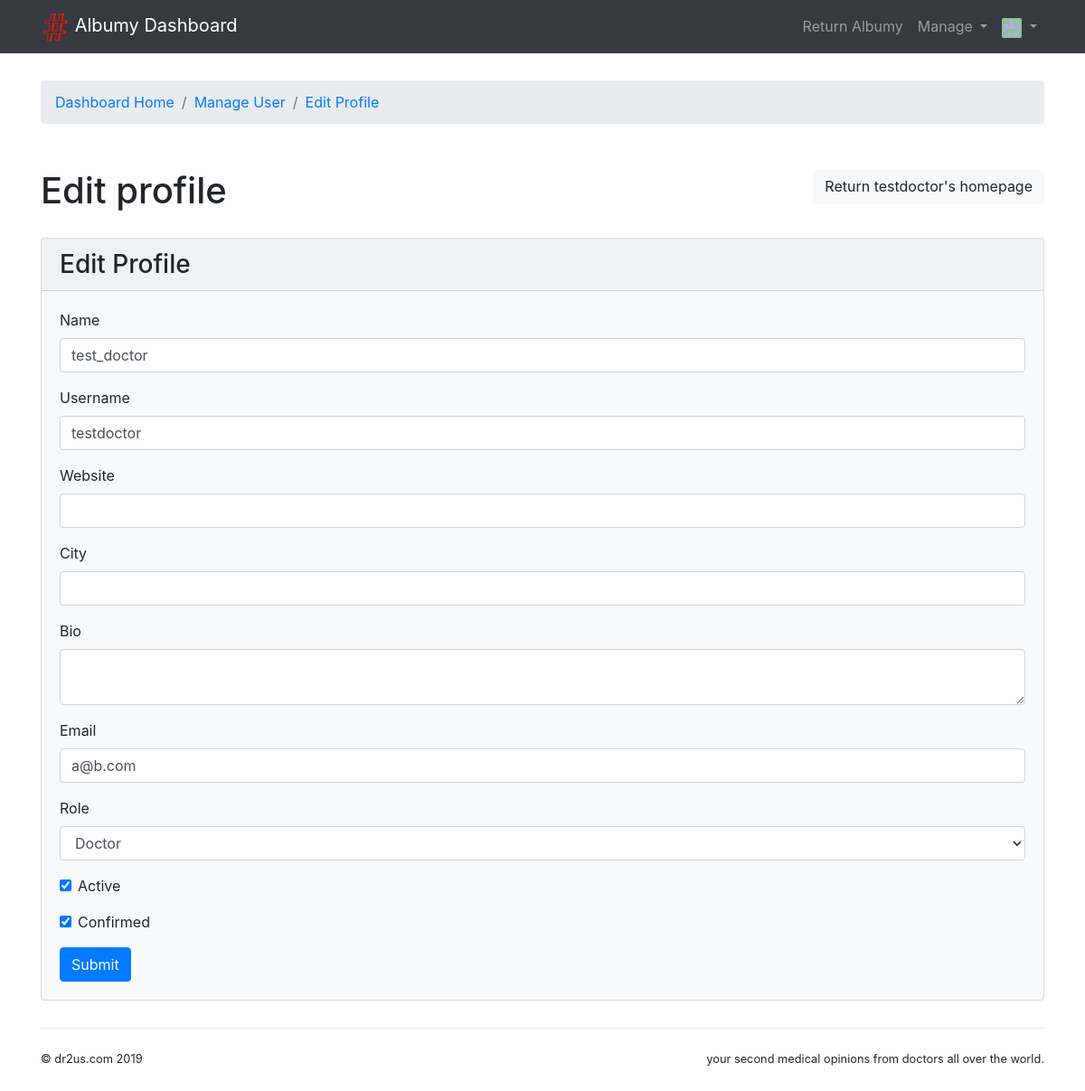
Before: /admin/profile/13 (signed in) with the older database file.
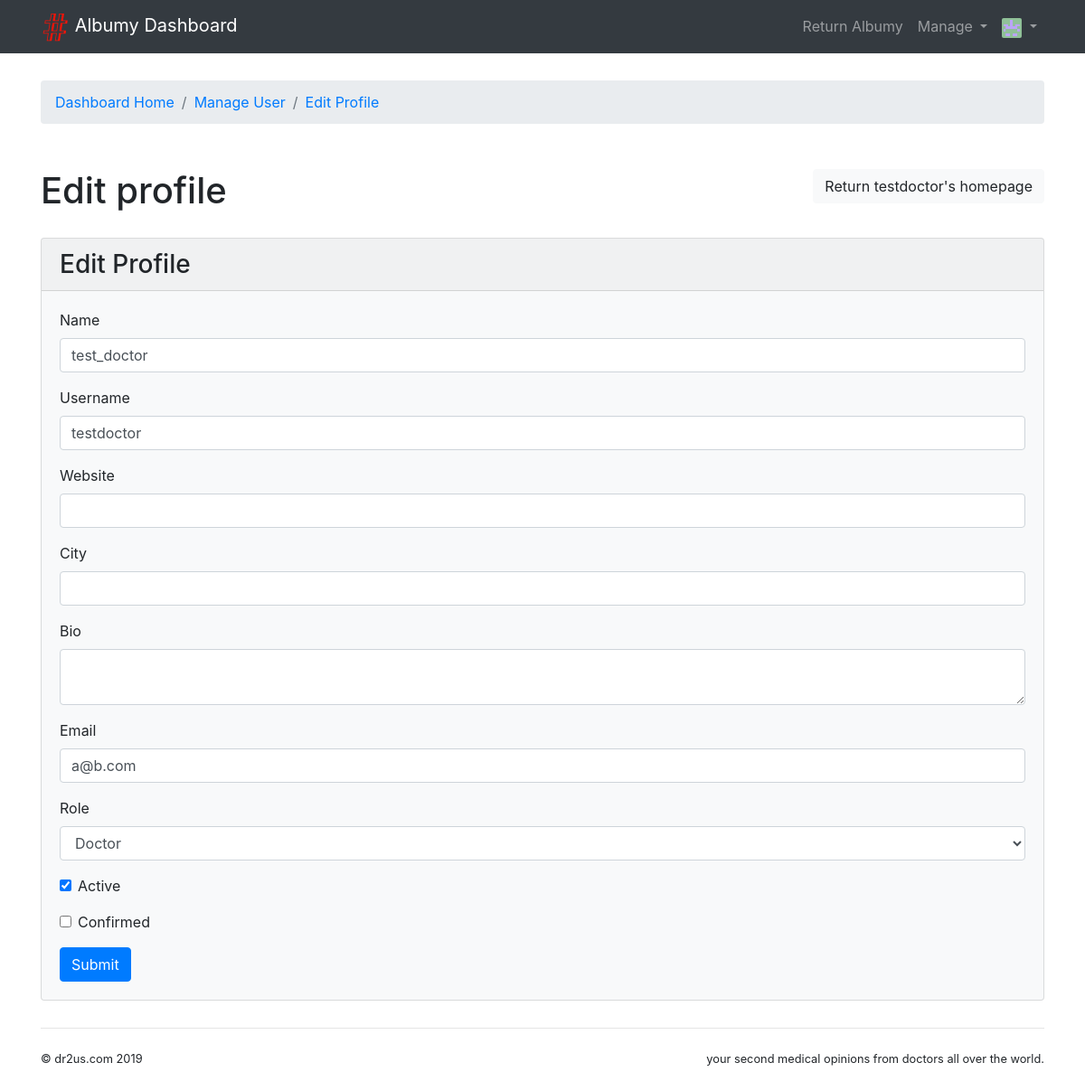
After: the same page with the newer database file.
### albumy/models.py (models this page shows, shortened)
@whooshee.register_model('name', 'username')
class User(db.Model, UserMixin):
    id = db.Column(db.Integer, primary_key=True)
    username = db.Column(db.String(20), unique=True, index=True)
    email = db.Column(db.String(254), unique=True, index=True)
    password_hash = db.Column(db.String(128))
    name = db.Column(db.String(30))
    website = db.Column(db.String(255))
    bio = db.Column(db.String(120))
    location = db.Column(db.String(50))
    member_since = db.Column(db.DateTime, default=datetime.utcnow)
    avatar_s = db.Column(db.String(64))
    avatar_m = db.Column(db.String(64))
    avatar_l = db.Column(db.String(64))
    avatar_raw = db.Column(db.String(64), default='default.jpg')
    avatar_raw2 = db.Column(db.String(64), default='default2.jpg')
    confirmed = db.Column(db.Boolean, default=False)
    locked = db.Column(db.Boolean, default=False)
    active = db.Column(db.Boolean, default=True)
    public_collections = db.Column(db.Boolean, default=True)
    receive_comment_notification = db.Column(db.Boolean, default=True)
    receive_follow_notification = db.Column(db.Boolean, default=True)
    receive_collect_notification = db.Column(db.Boolean, default=True)
    role_id = db.Column(db.Integer, db.ForeignKey('role.id'))
    role = db.relationship('Role', back_populates='users')
    photos = db.relationship('Photo', back_populates='author', cascade='all')
    comments = db.relationship('Comment', back_populates='author', cascade='all')
    notifications = db.relationship('Notification', back_populates='receiver', cascade='all')
    collections = db.relationship('Collect', back_populates='collector', cascade='all')
    following = db.relationship('Follow', foreign_keys=[Follow.follower_id], back_populates='follower',
                                lazy='dynamic', cascade='all')
    followers = db.relationship('Follow', foreign_keys=[Follow.followed_id], back_populates='followed',
                                lazy='dynamic', cascade='all')
    awards = db.relationship('Rate', foreign_keys=[Rate.awarded_id], back_populates='awarded', cascade='all',
                             lazy='dynamic')
    doctor = db.relationship('Doctor', backref='user', cascade='all, delete-orphan', uselist=False)
    invites = db.relationship('Invite', foreign_keys=[Invite.user_id], back_populates='user', cascade='all',
                              lazy='dynamic')
    @property
    def is_active(self):
        return self.active
    def can(self, permission_name):
        permission = Permission.query.filter_by(name=permission_name).first()
        return permission is not None and self.role is not None and permission in self.role.permissions

### albumy/blueprints/admin.py (the view, shortened to what this page needs)
@admin_bp.route('/profile/<int:user_id>', methods=['GET', 'POST'])
@login_required
@admin_required
def edit_profile_admin(user_id):
    user = User.query.get_or_404(user_id)
    form = EditProfileAdminForm(user=user)
    form.name.data = user.name
    form.role.data = user.role_id
    form.bio.data = user.bio
    form.website.data = user.website
    form.location.data = user.location
    form.username.data = user.username
    form.email.data = user.email
    form.confirmed.data = user.confirmed
    form.active.data = user.active
    return render_template('admin/edit_profile.html', form=form, user=user)

### albumy/forms/admin.py (shortened to what this page needs)
class EditProfileAdminForm(EditProfileForm):
    email = StringField('Email', validators=[DataRequired(), Length(1, 254), Email()])
    role = SelectField('Role', coerce=int)
    active = BooleanField('Active')
    confirmed = BooleanField('Confirmed')
    submit = SubmitField()
    def __init__(self, user, *args, **kwargs):
        super(EditProfileAdminForm, self).__init__(*args, **kwargs)
        self.role.choices = [(role.id, role.name)
                             for role in Role.query.order_by(Role.name).all()]
        self.user = user

### albumy/__init__.py (called while the page is built)
def register_template_context(app):
    @app.context_processor
    def make_template_context():
        if current_user.is_authenticated:
            notification_count = Notification.query.with_parent(current_user).filter_by(is_read=False).count()
        else:
            notification_count = None
        return dict(notification_count=notification_count)

### albumy/extensions.py (called while the page is built)
@login_manager.user_loader
def load_user(user_id):
    from albumy.models import User
    user = User.query.get(int(user_id))
    return user

### albumy/templates/admin/edit_profile.html (shortened to what this page needs)
{% extends 'admin/index.html' %}
{% from 'bootstrap/form.html' import render_form %}
{% from 'bootstrap/nav.html' import render_breadcrumb_item %}
{% block content %}
    <nav aria-label="breadcrumb">
        <ol class="breadcrumb">
            {{ render_breadcrumb_item('admin.index', 'Dashboard Home') }}
            {{ render_breadcrumb_item('admin.manage_user', 'Manage User') }}
            {{ render_breadcrumb_item('admin.edit_profile_admin', 'Edit Profile') }}
        </ol>
    </nav>
    <div class="page-header">
        <h1>Edit profile
            <a class="float-right btn btn-light" href="{{ url_for('user.index', username=user.username) }}">Return
                {{ user.username }}'s homepage</a>
        </h1>
    </div>
    <div class="card w-100 bg-light">
        <h3 class="card-header">Edit Profile</h3>
        <div class="card-body">
            {{ render_form(form) }}
        </div>
    </div>
{% endblock %}

Changed rows visible on the page:
changed User "testdoctor": confirmed "☑" → "☐"
